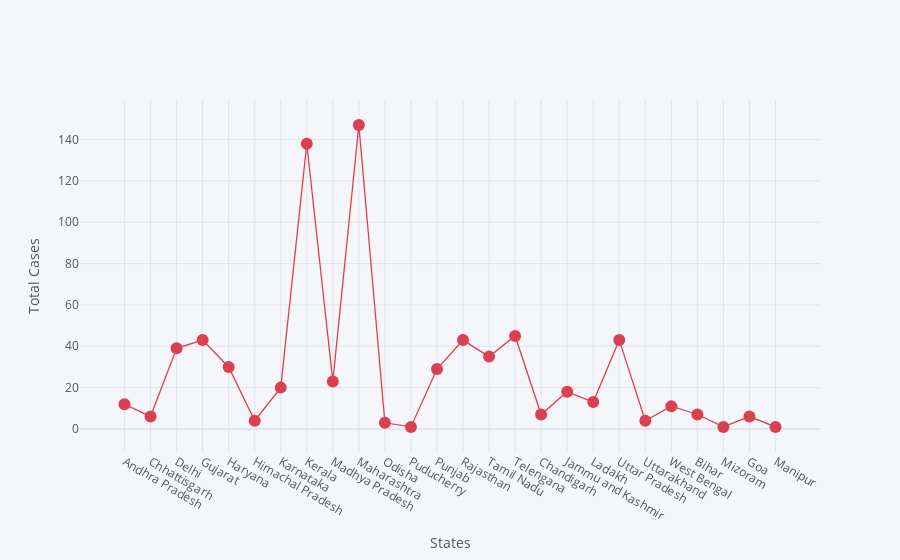

Notebook cell for this chart:
### Code cell
df.iplot(kind='scatter', x = 'Name of State / UT', y='Total Cases', mode='markers+lines', xTitle="States", yTitle="Total Cases", colors='red', size=12)

### Figure 1 — Plotly figure (JSON) as saved in the notebook; plotly's stock layout.template omitted (floating-point values rounded to 4 significant figures)
{"data": [{"line": {"color": "rgba(219, 64, 82, 1.0)", "dash": "solid", "shape": "linear", "width": 1.3}, "marker": {"size": 12, "symbol": "circle"}, "mode": "markers+lines", "name": "Total Cases", "text": "", "type": "scatter", "x": ["Andhra Pradesh", "Chhattisgarh", "Delhi", "Gujarat", "Haryana", "Himachal Pradesh", "Karnataka", "Kerala", "Madhya Pradesh", "Maharashtra", "Odisha", "Puducherry", "Punjab", "Rajasthan", "Tamil Nadu", "Telengana", "Chandigarh", "Jammu and Kashmir", "Ladakh", "Uttar Pradesh", "Uttarakhand", "West Bengal", "Bihar", "Mizoram", "Goa", "Manipur"], "y": [12, 6, 39, 43, 30, 4, 20, 138, 23, 147, 3, 1, 29, 43, 35, 45, 7, 18, 13, 43, 4, 11, 7, 1, 6, 1]}], "layout": {"legend": {"bgcolor": "#F5F6F9", "font": {"color": "#4D5663"}}, "paper_bgcolor": "#F5F6F9", "plot_bgcolor": "#F5F6F9", "title": {"font": {"color": "#4D5663"}}, "xaxis": {"gridcolor": "#E1E5ED", "showgrid": true, "tickfont": {"color": "#4D5663"}, "title": {"font": {"color": "#4D5663"}, "text": "States"}, "zerolinecolor": "#E1E5ED"}, "yaxis": {"gridcolor": "#E1E5ED", "showgrid": true, "tickfont": {"color": "#4D5663"}, "title": {"font": {"color": "#4D5663"}, "text": "Total Cases"}, "zerolinecolor": "#E1E5ED"}}}
